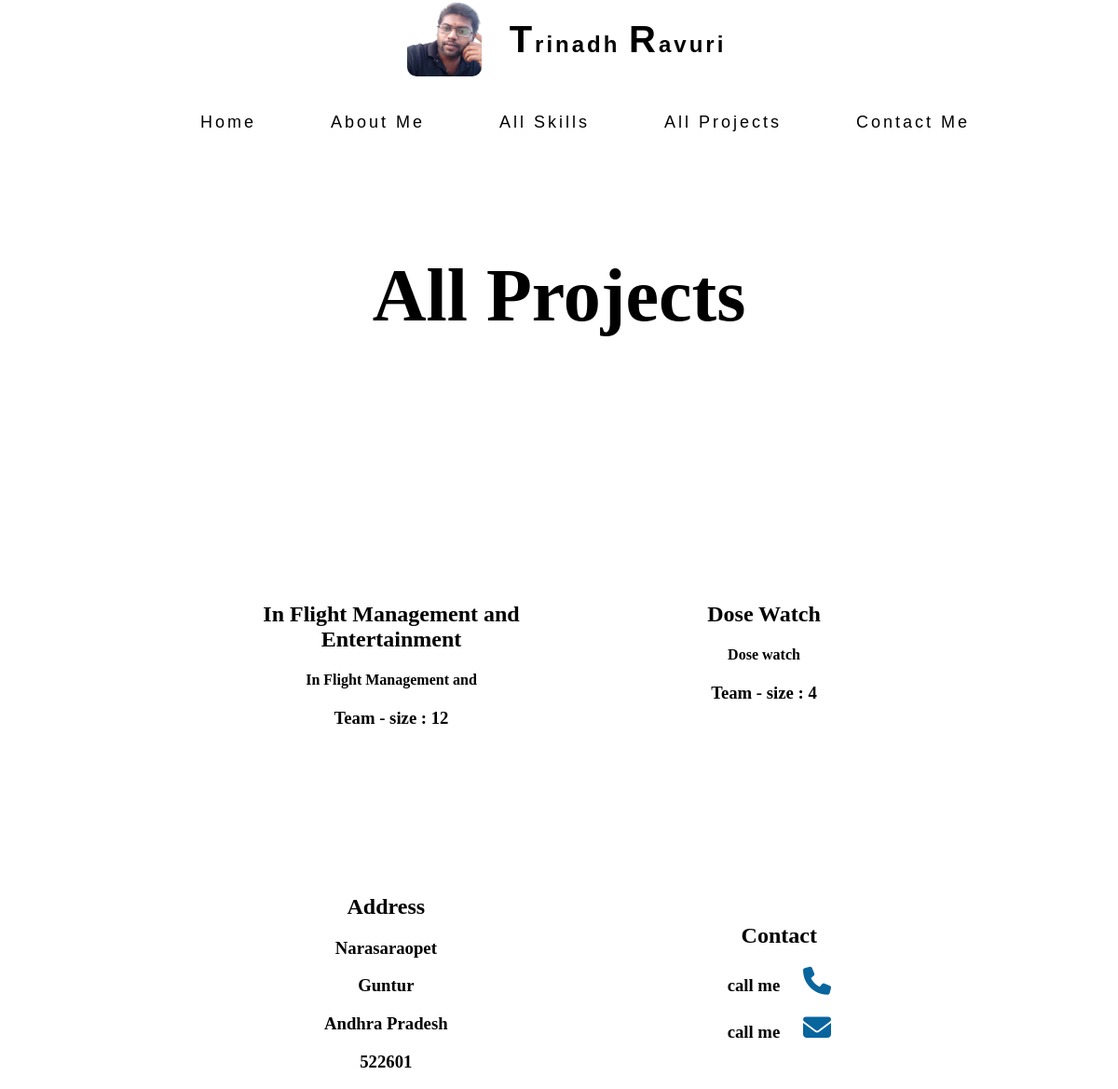
The page /allprojects on the database its author committed.
### mypage/models.py (models this page shows, shortened)
class Projects(models.Model):
    project_name = models.CharField(max_length=100)
    project_img = models.ImageField(upload_to='media',null=True)
    Project_quote = models.CharField(max_length=500)
    project_teamsize = models.IntegerField()
    project_roles = models.TextField(max_length=10000)
    project_skills = models.ManyToManyField(Skills)
    class Meta:
        verbose_name_plural = 'Projects'

### mypage/views.py (the view)
# urls.py: path('allprojects',views.allprojects,name='allprojects'),
def allprojects(request):
    projects = Projects.objects.all()
    context = {
        'projects':projects
    }
    return render(request,'allprojects.html',context)

### mypage/templates/allprojects.html (shortened to what this page needs)
{% extends 'base.html'%}
{% load static %}
{% block content %}
<section class="allprojects">
        <h1 class="title2">All Projects</h1>
    <div>
        <ul>
            {% for project in projects %}
            <li>
                <h1 class="projectname"><a href="{% url 'singleproject' project.id %}">{{project.project_name}}</a></h1>
                <h4 class="projectqoute"><a href="{% url 'singleproject' project.id %}">{{project.Project_quote}}</a></h4>
                <h3>Team - size : {{project.project_teamsize}}</h3>
            </li>
            {% endfor %}
        </ul>
    </div>
</section>
<br>
{% endblock %}

### templates/base.html (style rules this page uses)
* { transition: all 0.2s ease; scroll-behavior: smooth; }

### mypage/templates/allprojects.html (style rules this page uses)
.allprojects { display: flex; position: relative; flex-wrap: wrap; top:150px; text-align: center; justify-content: space-around; padding: 30px; }
.allprojects a { text-decoration: none; color: black; }
.allprojects .title2 { font-size: 80px; padding-bottom: 130px; }
.allprojects ul { display: flex; flex-wrap: wrap; text-align: center; justify-content: space-around; }
.allprojects ul li { height: 200px; width: 300px; margin: 20px; padding: 30px; list-style: none; overflow: hidden; }
.allprojects ul li a { text-decoration: none; color: black; }

### rows shown on the page
Projects: project_name "In Flight Management and Entertainment", Project_quote "In Flight Management and", project_teamsize "12"
Projects: project_name "Dose Watch", Project_quote "Dose watch", project_teamsize "4"
